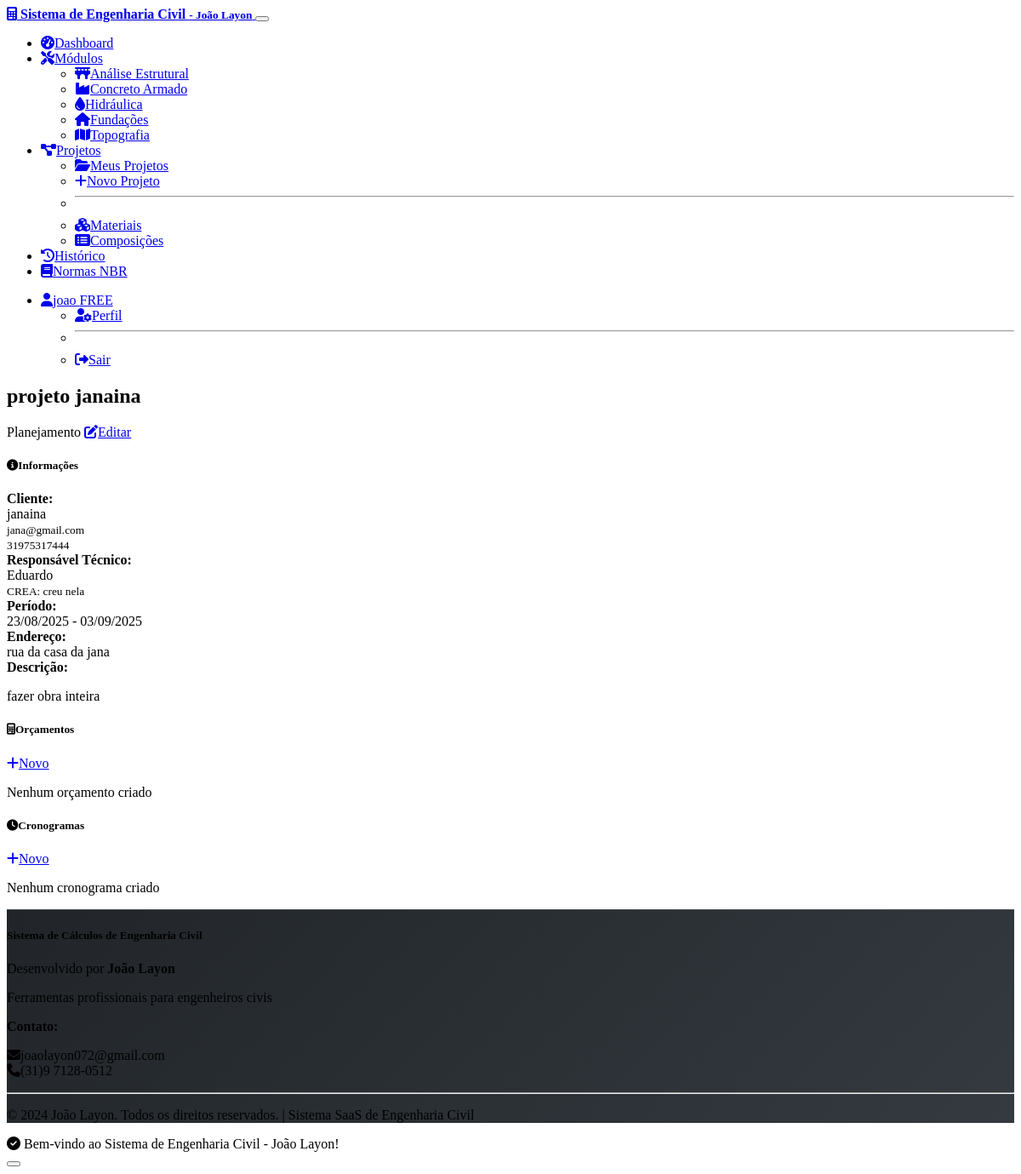
Page /projects/1 (signed in) on the committed database.
### models.py (models this page shows, shortened)
class User(UserMixin, db.Model):
    id = db.Column(db.Integer, primary_key=True)
    name = db.Column(db.String(100), nullable=False)
    email = db.Column(db.String(120), unique=True, nullable=False)
    password_hash = db.Column(db.String(256), nullable=False)
    plan = db.Column(db.String(20), default='trial')
    plan_expires = db.Column(db.DateTime)
    trial_expires = db.Column(db.DateTime)
    trial_used = db.Column(db.Boolean, default=False)
    role = db.Column(db.String(20), default='engineer')  # admin, engineer, client
    company = db.Column(db.String(200))
    crea_number = db.Column(db.String(50))
    specialization = db.Column(db.String(100))
    phone = db.Column(db.String(20))
    is_active = db.Column(db.Boolean, default=True)  # type: ignore
    created_at = db.Column(db.DateTime, default=datetime.utcnow)
    calculations = db.relationship('Calculation', backref='user', lazy=True)
    payments = db.relationship('Payment', backref='user', lazy=True)
    projects = db.relationship('Project', backref='user', lazy=True)
    def is_admin(self):
        return self.role == 'admin'

class Project(db.Model):
    id = db.Column(db.Integer, primary_key=True)
    user_id = db.Column(db.Integer, db.ForeignKey('user.id'), nullable=False)
    name = db.Column(db.String(200), nullable=False)
    client_name = db.Column(db.String(200), nullable=False)
    client_email = db.Column(db.String(120))
    client_phone = db.Column(db.String(20))
    address = db.Column(db.Text, nullable=False)
    technical_responsible = db.Column(db.String(200), nullable=False)
    crea_number = db.Column(db.String(50))
    start_date = db.Column(db.Date, nullable=False)
    end_date = db.Column(db.Date, nullable=False)
    total_budget = db.Column(db.Float, default=0.0)
    description = db.Column(db.Text)
    status = db.Column(db.String(20), default='planejamento')  # planejamento, execucao, concluido, cancelado
    created_at = db.Column(db.DateTime, default=datetime.utcnow)
    updated_at = db.Column(db.DateTime, default=datetime.utcnow, onupdate=datetime.utcnow)
    calculations = db.relationship('Calculation', backref='project', lazy=True)
    budgets = db.relationship('Budget', backref='project', lazy=True)
    schedules = db.relationship('ProjectSchedule', backref='project', lazy=True)

### routes.py (the view)
@app.route('/projects/<int:id>')
@login_required
def project_detail(id):
    project = Project.query.filter_by(id=id, user_id=current_user.id).first_or_404()
    budgets = Budget.query.filter_by(project_id=id).order_by(Budget.created_at.desc()).all()
    schedules = ProjectSchedule.query.filter_by(project_id=id).order_by(ProjectSchedule.created_at.desc()).all()
    return render_template('projects/detail.html', project=project, budgets=budgets, schedules=schedules)

### templates/projects/detail.html (shortened to what this page needs)
{% extends "base.html" %}
{% block content %}
<div class="row">
    <div class="col-12">
        <div class="d-flex justify-content-between align-items-center mb-4">
            <h2>{{ project.name }}</h2>
            <div>
                <span class="badge bg-{% if project.status == 'planejamento' %}warning{% elif project.status == 'execucao' %}primary{% elif project.status == 'concluido' %}success{% else %}secondary{% endif %} me-2">
                    {{ project.status.title() }}
                </span>
                <a href="{{ url_for('edit_project', id=project.id) }}" class="btn btn-outline-primary btn-sm">
                    <i class="fas fa-edit me-1"></i>Editar
                </a>
            </div>
        </div>
        <div class="row">
            <div class="col-lg-4">
                <div class="card mb-4">
                    <div class="card-header">
                        <h5 class="mb-0"><i class="fas fa-info-circle me-2"></i>Informações</h5>
                    </div>
                    <div class="card-body">
                        <div class="mb-3">
                            <strong>Cliente:</strong><br>
                            {{ project.client_name }}
                            {% if project.client_email %}
                                <br><small class="text-muted">{{ project.client_email }}</small>
                            {% endif %}
                            {% if project.client_phone %}
                                <br><small class="text-muted">{{ project.client_phone }}</small>
                            {% endif %}
                        </div>
                        <div class="mb-3">
                            <strong>Responsável Técnico:</strong><br>
                            {{ project.technical_responsible }}
                            {% if project.crea_number %}
                                <br><small class="text-muted">CREA: {{ project.crea_number }}</small>
                            {% endif %}
                        </div>
                        <div class="mb-3">
                            <strong>Período:</strong><br>
                            {{ project.start_date.strftime('%d/%m/%Y') }} - {{ project.end_date.strftime('%d/%m/%Y') }}
                        </div>
                        <div class="mb-3">
                            <strong>Endereço:</strong><br>
                            {{ project.address }}
                        </div>
                        {% if project.description %}
                        <div>
                            <strong>Descrição:</strong><br>
                            <p class="text-muted">{{ project.description }}</p>
                        </div>
                        {% endif %}
                    </div>
                </div>
            </div>
            <div class="col-lg-4">
                <div class="card mb-4">
                    <div class="card-header d-flex justify-content-between align-items-center">
                        <h5 class="mb-0"><i class="fas fa-calculator me-2"></i>Orçamentos</h5>
                        <a href="{{ url_for('new_budget', id=project.id) }}" class="btn btn-primary btn-sm">
                            <i class="fas fa-plus me-1"></i>Novo
                        </a>
                    </div>
                    <div class="card-body">
                        {% if budgets %}
                            {% for budget in budgets %}
                            <div class="d-flex justify-content-between align-items-center border-bottom py-2">
                                <div>
                                    <strong>{{ budget.name }}</strong>
                                    <br><small class="text-muted">v{{ budget.version }} - {{ budget.status.title() }}</small>
                                </div>
                                <div class="text-end">
                                    <div class="fw-bold">R$ {{ "%.2f"|format(budget.total_cost) }}</div>
                                    <a href="{{ url_for('budget_detail', project_id=project.id, budget_id=budget.id) }}" class="btn btn-outline-primary btn-sm">
                                        Ver
                                    </a>
                                </div>
                            </div>
                            {% endfor %}
                        {% else %}
                            <p class="text-muted text-center">Nenhum orçamento criado</p>
                        {% endif %}
                    </div>
                </div>
            </div>
            <div class="col-lg-4">
                <div class="card mb-4">
                    <div class="card-header d-flex justify-content-between align-items-center">
                        <h5 class="mb-0"><i class="fas fa-clock me-2"></i>Cronogramas</h5>
                        <a href="{{ url_for('new_schedule', project_id=project.id) }}" class="btn btn-primary btn-sm">
                            <i class="fas fa-plus me-1"></i>Novo
                        </a>
                    </div>
                    <div class="card-body">
                        {% if schedules %}
                            {% for schedule in schedules %}
                            <div class="d-flex justify-content-between align-items-center border-bottom py-2">
                                <div>
                                    <strong>{{ schedule.name }}</strong>
                                    <br><small class="text-muted">v{{ schedule.version }}</small>
                                </div>
                                <div class="text-end">
                                    {% if schedule.total_duration %}
                                        <div class="fw-bold">{{ schedule.total_duration }} dias</div>
                                    {% endif %}
                                    <a href="{{ url_for('schedule_detail', project_id=project.id, schedule_id=schedule.id) }}" class="btn btn-outline-primary btn-sm">
                                        Ver
                                    </a>
                                </div>
                            </div>
                            {% endfor %}
                        {% else %}
                            <p class="text-muted text-center">Nenhum cronograma criado</p>
                        {% endif %}
                    </div>
                </div>
            </div>
        </div>
    </div>
</div>
{% endblock %}

### templates/base.html (shortened to what this page needs)
<!DOCTYPE html>
<html lang="pt-BR" data-bs-theme="dark">
<head>
    <link href="https://cdn.replit.com/agent/bootstrap-agent-dark-theme.min.css" rel="stylesheet">
    <link rel="stylesheet" href="https://cdnjs.cloudflare.com/ajax/libs/font-awesome/6.4.0/css/all.min.css">
    <link rel="stylesheet" href="{{ url_for('static', filename='css/style.css') }}">
</head>
<body>
    <nav class="navbar navbar-expand-lg navbar-dark bg-dark">
        <div class="container">
            <a class="navbar-brand fw-bold" href="{{ url_for('index') }}">
                <i class="fas fa-calculator me-2"></i>
                Sistema de Engenharia Civil
                <small class="text-muted">- João Layon</small>
            </a>
            <button class="navbar-toggler" type="button" data-bs-toggle="collapse" data-bs-target="#navbarNav">
            </button>
            <div class="collapse navbar-collapse" id="navbarNav">
                <ul class="navbar-nav me-auto">
                    {% if current_user.is_authenticated %}
                    <li class="nav-item">
                        <a class="nav-link" href="{{ url_for('dashboard') }}">
                            <i class="fas fa-tachometer-alt me-1"></i>Dashboard
                        </a>
                    </li>
                    <li class="nav-item dropdown">
                        <a class="nav-link dropdown-toggle" href="#" role="button" data-bs-toggle="dropdown">
                            <i class="fas fa-tools me-1"></i>Módulos
                        </a>
                        <ul class="dropdown-menu">
                            <li><a class="dropdown-item" href="{{ url_for('structural') }}">
                                <i class="fas fa-bridge me-2"></i>Análise Estrutural
                            </a></li>
                            <li><a class="dropdown-item" href="{{ url_for('concrete') }}">
                                <i class="fas fa-industry me-2"></i>Concreto Armado
                            </a></li>
                            <li><a class="dropdown-item" href="{{ url_for('hydraulics') }}">
                                <i class="fas fa-tint me-2"></i>Hidráulica
                            </a></li>
                            <li><a class="dropdown-item" href="{{ url_for('foundations') }}">
                                <i class="fas fa-home me-2"></i>Fundações
                            </a></li>
                            <li><a class="dropdown-item" href="{{ url_for('topography') }}">
                                <i class="fas fa-map me-2"></i>Topografia
                            </a></li>
                        </ul>
                    </li>
                    <li class="nav-item dropdown">
                        <a class="nav-link dropdown-toggle" href="#" role="button" data-bs-toggle="dropdown">
                            <i class="fas fa-project-diagram me-1"></i>Projetos
                        </a>
                        <ul class="dropdown-menu">
                            <li><a class="dropdown-item" href="{{ url_for('projects') }}">
                                <i class="fas fa-folder-open me-2"></i>Meus Projetos
                            </a></li>
                            <li><a class="dropdown-item" href="{{ url_for('new_project') }}">
                                <i class="fas fa-plus me-2"></i>Novo Projeto
                            </a></li>
                            <li><hr class="dropdown-divider"></li>
                            <li><a class="dropdown-item" href="{{ url_for('materials') }}">
                                <i class="fas fa-cubes me-2"></i>Materiais
                            </a></li>
                            <li><a class="dropdown-item" href="{{ url_for('compositions') }}">
                                <i class="fas fa-list-alt me-2"></i>Composições
                            </a></li>
                        </ul>
                    </li>
                    <li class="nav-item">
                        <a class="nav-link" href="{{ url_for('history') }}">
                            <i class="fas fa-history me-1"></i>Histórico
                        </a>
                    </li>
                    <li class="nav-item">
                        <a class="nav-link" href="{{ url_for('technical_standards') }}">
                            <i class="fas fa-book me-1"></i>Normas NBR
                        </a>
                    </li>
                    {% endif %}
                </ul>
                <ul class="navbar-nav">
                    {% if current_user.is_authenticated %}
                    <li class="nav-item dropdown">
                        <a class="nav-link dropdown-toggle" href="#" role="button" data-bs-toggle="dropdown">
                            <i class="fas fa-user me-1"></i>{{ current_user.name }}
                            <span class="badge bg-{% if current_user.plan == 'pro' %}success{% else %}secondary{% endif %} ms-1">
                                {{ current_user.plan.upper() }}
                            </span>
                        </a>
                        <ul class="dropdown-menu">
                            <li><a class="dropdown-item" href="{{ url_for('profile') }}">
                                <i class="fas fa-user-cog me-2"></i>Perfil
                            </a></li>
                            <li><hr class="dropdown-divider"></li>
                            <li><a class="dropdown-item" href="{{ url_for('logout') }}">
                                <i class="fas fa-sign-out-alt me-2"></i>Sair
                            </a></li>
                        </ul>
                    </li>
                    {% endif %}
                </ul>
            </div>
        </div>
    </nav>
    <main class="container my-4">
        {% block content %}{% endblock %}
    </main>
    <footer class="bg-dark text-light py-4 mt-5">
        <div class="container">
            <div class="row">
                <div class="col-md-6">
                    <h5 class="fw-bold">Sistema de Cálculos de Engenharia Civil</h5>
                    <p class="mb-2">Desenvolvido por <strong>João Layon</strong></p>
                    <p class="text-muted small">Ferramentas profissionais para engenheiros civis</p>
                </div>
                <div class="col-md-6 text-md-end">
                    <p class="mb-1"><strong>Contato:</strong></p>
                    <p class="text-muted small">
                        <i class="fas fa-envelope me-1"></i>joaolayon072@gmail.com<br>
                        <i class="fas fa-phone me-1"></i>(31)9 7128-0512
                    </p>
                </div>
            </div>
            <hr class="my-3">
            <div class="row">
                <div class="col-12 text-center">
                    <p class="mb-0 text-muted small">
                        &copy; 2024 João Layon. Todos os direitos reservados. |
                        Sistema SaaS de Engenharia Civil
                    </p>
                </div>
            </div>
        </div>
    </footer>
</body>
</html>

### rows in the picture
User: name "joao", plan "FREE"
Project: name "projeto janaina", status "Planejamento", client_name "janaina", client_email "jana@gmail.com", client_phone "31975317444", technical_responsible "Eduardo", crea_number "creu nela", start_date "23/08/2025", end_date "03/09/2025", address "rua da casa da jana", description "fazer obra inteira"
